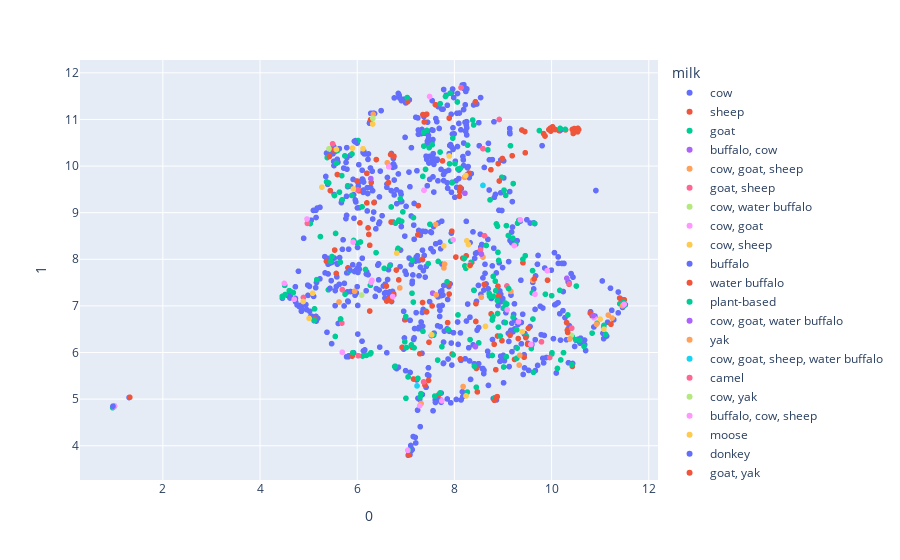

Notebook code for this chart:
### Code cell
umapReducer = umap.UMAP(n_components=2)
umap_removed_df = pd.DataFrame(umapReducer.fit_transform(temp_cheese_df[feature_list]))
umap_removed_df = pd.concat([umap_removed_df, temp_df], axis=1)
fig = px.scatter(umap_removed_df, x=0, y=1, color='milk', hover_name='cheese', hover_data=['color', 'country', 'aroma', 'rind', 'texture', 'type', 'vegetarian', 'family', 'fat_content'])
fig.show()

### Figure 1 — Plotly figure (JSON) as saved in the notebook; plotly's stock layout.template omitted (floating-point values rounded to 4 significant figures; data arrays with more than 128 entries replaced by an {"elided": "..."} marker saying what was removed)
{"data": [{"customdata": {"elided": "691x9 mixed values"}, "hovertemplate": "<b>%{hovertext}</b><br><br>milk=cow<br>0=%{x}<br>1=%{y}<br>color=%{customdata[0]}<br>country=%{customdata[1]}<br>aroma=%{customdata[2]}<br>rind=%{customdata[3]}<br>texture=%{customdata[4]}<br>type=%{customdata[5]}<br>vegetarian=%{customdata[6]}<br>family=%{customdata[7]}<br>fat_content=%{customdata[8]}<extra></extra>", "hovertext": {"elided": "691 str values"}, "legendgroup": "cow", "marker": {"color": "#636efa", "symbol": "circle"}, "mode": "markers", "name": "cow", "showlegend": true, "type": "scattergl", "x": {"elided": "691 float values"}, "xaxis": "x", "y": {"elided": "691 float values"}, "yaxis": "y"}, {"customdata": {"elided": "128x9 mixed values"}, "hovertemplate": "<b>%{hovertext}</b><br><br>milk=sheep<br>0=%{x}<br>1=%{y}<br>color=%{customdata[0]}<br>country=%{customdata[1]}<br>aroma=%{customdata[2]}<br>rind=%{customdata[3]}<br>texture=%{customdata[4]}<br>type=%{customdata[5]}<br>vegetarian=%{customdata[6]}<br>family=%{customdata[7]}<br>fat_content=%{customdata[8]}<extra></extra>", "hovertext": ["Abbaye de Belloc", "Abertam", "Acorn", "Amou", "Ardi Gasna", "Azeitao", "Bad Axe", "Balfour", "Bartlett", "Basajo", "Baserri", "Baskeriu", "Bear Hill", "Beenleigh Blue", "Bergere Bleue", "Berkswell", "Big Woods Blue", "Bismark", "Bohemian Blue", "Bossa", "Brebirousse d'Argental", "Brebis d'Azure", "Brebis du Lavort", "Brebis du Puyfaucon", "Brefu Bach", "Brin d'Amour", "Brinza - Feta style", "Briquette de Brebis", "Bryndza", "Brânză de Burduf", "Cacio De Roma®", "Cairnsmore", "Calcagno", "Canarejal", "Castillon Frais", "Casu marzu", "Cave Aged Marisa", "Caws Cenarth Black Sheep", "Cherni Vit", "Cinerino", "Classico Pecorino Senese", "Classico Riserva", "corra linn", "Cratloe Hills", "Crotonese", "Crozier", "Cwmtawe Pecorino", "La Retorta", "La Serena", "Lamb Chopper", "Lanark Blue", "Lanark White", "Laruns", "Le Brebiou", "Le Lacandou", "Leafield", "Lemon Fetish", "Little Rydings", "Lo Sburrato", "Lord of the Hundreds", "Lost Lake", "Malvarosa®", "Malvern", "Manchego", "Marisa", "Mastorazio", "Meira", "Meredith Blue", "Mihalic Peynir", "Millstone", "MitiCaña® de Oveja", "Morcella", "P'tit Basque", "Paglierino", "Paški Sir (PDO)", "Pecorino", "Pecorino a Latte Crudo", "Pecorino al Pepe", "Pecorino al Tartufo", "Pecorino alla Canapa", "Pecorino allo Zafferano", "Pecorino Barba Del Passatore", "Pecorino Boccondilatte", "Pecorino Camomilla", "Pecorino Con Caglio Vegetale", "Pecorino dei Malatesta al Sangiovese", "Pecorino Dei Malatesta Sotto Cenere", "Pecorino dei Monaci", "Pecorino di Sogliano", "Pecorino di Talamello", "Pecorino di Vigna", "Pecorino Erica", "Pecorino Fiordaliso", "Pecorino Foglie Noci", "Pecorino Gelsomino", "Pecorino Ginepro", "Pecorino Gran Riserva Del Passatore", "Pecorino in Walnut Leaves", "Pecorino Mallo di Noce", "Pecorino nel fieno", "Pecorino Nel Granaio", "Pecorino Nero", "Pecorino Ortica", "Pecorino Papavero", "Pecorino Pepato Mitica® Aged", "Pecorino Pera", "Pecorino Querciaiolo", "Pecorino Romagnolo", "Pecorino Romano", "Pecorino Toscanello", "Pepato", "Pigouille", "Prairie Tomme", "Primo Fresco", "Pérail de Brebis", "Saint Rose", "San Andreas", "Serat", "Serra da Estrela DOP", "Shaker Blue", "Sheep Gouda", "Shepherd's Crook", "Shepherd's Hope", "Shepherdista Crush", "Spenwood", "St James", "Sussex Slipcote", "Swaledale"], "legendgroup": "sheep", "marker": {"color": "#EF553B", "symbol": "circle"}, "mode": "markers", "name": "sheep", "showlegend": true, "type": "scattergl", "x": [6.289, 7.036, 8.901, 8.358, 6.6, 7.677, 7.344, 6.663, 5.13, 6.698, 6.345, 10.36, 6.805, 7.477, 1.32, 7.43, 9.435, 6.985, 6.755, 6.687, 6.199, 8.441, 8.88, 8.615, 5.81, 8.756, 8.979, 6.643, 8.473, 8.897, 7.891, 8.819, 7.288, 9.189, 7.541, 6.199, 8.243, 10.8, 10.43, 9.237, 7.159, 8.752, 6.392, 10.83, 10.31, 5.896, 8.11, 6.924, 6.743, 8.303, 6.036, 7.339, 9.507, 8.888, 9.411, 5.591, 7.06, 7.893, 6.832, 9.523, 10.33, 5.513, 6.275, 5.536, 8.03, 7.395, 8.117, 7.352, 9.917, 6.257, 6.855, 7.609, 11.5, 7.127, 10.45, 10.56, 9.973, 10.53, 10.14, 10.49, 10.47, 10.43, 9.865, 9.835, 10.45, 10.47, 10.07, 9.989, 9.389, 9.984, 10.29, 9.458, 9.945, 8.443, 10.53, 7.953, 10.46, 9.45, 6.056, 10.01, 10.54, 10.02, 8.989, 7.248, 7.467, 9.145, 8.906, 6.258, 5.367, 6.003, 6.606, 7.755, 8.433, 7.892, 6.694, 11.4, 8.103, 7.947, 8.452, 5.447, 8.822, 6.75, 6.239, 7.38, 8.173, 9.314, NaN, NaN], "xaxis": "x", "y": [9.65, 11.38, 10.05, 7.935, 7.425, 5.093, 7.072, 7.155, 6.718, 8.799, 9.215, 7.466, 7.769, 6.22, 5.039, 11.11, 5.899, 6.702, 10.21, 10.25, 9.209, 6.666, 5.054, 7.46, 7.815, 6.828, 6.253, 9.645, 5.156, 7.422, 7.468, 6.177, 5.974, 10.22, 6.999, 9.843, 8.074, 6.846, 5.703, 5.851, 5.431, 9.921, 10.14, 6.789, 6.642, 5.923, 9.456, 6.11, 7.23, 9.847, 9.469, 7.997, 6.176, 6.354, 7.925, 9.818, 3.803, 11.03, 8.205, 6.52, 6.479, 10.34, 10.99, 8.197, 8.047, 5.301, 9.543, 11.1, 7.552, 6.89, 7.558, 11.32, 7.131, 6.115, 10.71, 10.78, 10.81, 10.75, 10.77, 10.78, 10.76, 10.79, 10.64, 10.7, 10.7, 10.8, 10.78, 10.78, 10.77, 10.75, 10.78, 10.28, 10.78, 7.048, 10.73, 5.967, 10.74, 10.74, 8.781, 10.82, 10.81, 10.84, 10.16, 8.525, 5.401, 6.37, 7.205, 8.301, 7.956, 9.674, 7.104, 10.11, 11.38, 7.254, 7.112, 7.168, 9.353, 8.603, 5.659, 9.473, 4.976, 7.259, 8.533, 10.95, 8.025, 6.299, NaN, NaN], "yaxis": "y"}, {"customdata": {"elided": "195x9 mixed values"}, "hovertemplate": "<b>%{hovertext}</b><br><br>milk=goat<br>0=%{x}<br>1=%{y}<br>color=%{customdata[0]}<br>country=%{customdata[1]}<br>aroma=%{customdata[2]}<br>rind=%{customdata[3]}<br>texture=%{customdata[4]}<br>type=%{customdata[5]}<br>vegetarian=%{customdata[6]}<br>family=%{customdata[7]}<br>fat_content=%{customdata[8]}<extra></extra>", "hovertext": {"elided": "195 str values"}, "legendgroup": "goat", "marker": {"color": "#00cc96", "symbol": "circle"}, "mode": "markers", "name": "goat", "showlegend": true, "type": "scattergl", "x": {"elided": "195 float values"}, "xaxis": "x", "y": {"elided": "195 float values"}, "yaxis": "y"}, {"customdata": [["pale yellow", "Italy", "aromatic, fresh", "natural", "firm", "semi-hard", false, null, null], ["ivory", "Italy", "fresh, fruity", null, "compact, smooth", "semi-soft, artisan", null, null, null], ["white", "Australia", null, "rindless", null, null, true, "Mozzarella", "25.8 g/100g"], ["yellow", "Georgia", "smokey", null, "dense, elastic", "semi-firm", null, null, null], [null, "Georgia", null, null, "dense, elastic", "semi-firm", null, null, null]], "hovertemplate": "<b>%{hovertext}</b><br><br>milk=buffalo, cow<br>0=%{x}<br>1=%{y}<br>color=%{customdata[0]}<br>country=%{customdata[1]}<br>aroma=%{customdata[2]}<br>rind=%{customdata[3]}<br>texture=%{customdata[4]}<br>type=%{customdata[5]}<br>vegetarian=%{customdata[6]}<br>family=%{customdata[7]}<br>fat_content=%{customdata[8]}<extra></extra>", "hovertext": ["Accasciato", "Cubetto", "Paesanella Buffalo Mozzarella", "Smoked Sulguni", "Sulguni"], "legendgroup": "buffalo, cow", "marker": {"color": "#ab63fa", "symbol": "circle"}, "mode": "markers", "name": "buffalo, cow", "showlegend": true, "type": "scattergl", "x": [6.279, 7.553, 10.31, 8.433, 8.216], "xaxis": "x", "y": [9.731, 7.274, 7.592, 6.126, 9.416], "yaxis": "y"}, {"customdata": {"elided": "21x9 mixed values"}, "hovertemplate": "<b>%{hovertext}</b><br><br>milk=cow, goat, sheep<br>0=%{x}<br>1=%{y}<br>color=%{customdata[0]}<br>country=%{customdata[1]}<br>aroma=%{customdata[2]}<br>rind=%{customdata[3]}<br>texture=%{customdata[4]}<br>type=%{customdata[5]}<br>vegetarian=%{customdata[6]}<br>family=%{customdata[7]}<br>fat_content=%{customdata[8]}<extra></extra>", "hovertext": ["Ackawi", "Aged Gouda", "Armenian String Cheese", "Baladi", "Barrel Aged Feta", "Benedictine", "Beyaz Peynir", "Bica de Queijo", "Blue Cheese", "Brousse du Rove", "Canadian Cheddar", "Carboncino", "Castelmagno", "Castigliano", "Counting Sheep…and Goats...", "La Tur", "Liburnski Sir", "Menage", "Penamellera", "Sirene", "Smoked Gouda"], "legendgroup": "cow, goat, sheep", "marker": {"color": "#FFA15A", "symbol": "circle"}, "mode": "markers", "name": "cow, goat, sheep", "showlegend": true, "type": "scattergl", "x": [9.162, 8.208, 5.947, 6.62, 7.784, 7.314, 11.25, 6.877, 5.626, 7.797, 7.624, 7.615, 10.92, 8.554, 8.179, 9.346, 9.333, 11.46, 6.328, 9.611, 8.588], "xaxis": "x", "y": [7.311, 9.758, 7.314, 10.07, 7.815, 4.906, 6.739, 7.386, 7.083, 7.897, 7.237, 8.747, 6.607, 7.185, 5.27, 5.941, 5.731, 7.005, 11.11, 7.548, 8.047], "yaxis": "y"}, {"customdata": {"elided": "19x9 mixed values"}, "hovertemplate": "<b>%{hovertext}</b><br><br>milk=goat, sheep<br>0=%{x}<br>1=%{y}<br>color=%{customdata[0]}<br>country=%{customdata[1]}<br>aroma=%{customdata[2]}<br>rind=%{customdata[3]}<br>texture=%{customdata[4]}<br>type=%{customdata[5]}<br>vegetarian=%{customdata[6]}<br>family=%{customdata[7]}<br>fat_content=%{customdata[8]}<extra></extra>", "hovertext": ["Alverca", "Amarelo de Beira Baixa", "Anari", "Anthotyro", "Anthotyro Fresco", "Batzos", "Bianca", "Calenzana (Calinzanincu)", "Canestrato", "Castelo Branco", "Le Fium Orbo", "Lebbene", "Mascares", "Miette", "Mobay", "Myzithra", "Pate de Fromage", "Phoebe", "Sonnet"], "legendgroup": "goat, sheep", "marker": {"color": "#FF6692", "symbol": "circle"}, "mode": "markers", "name": "goat, sheep", "showlegend": true, "type": "scattergl", "x": [0.9817, 0.9872, 8.62, 9.792, 9.961, 6.021, 6.01, 4.893, 8.536, 5.683, 9.081, 7.367, 4.975, 5.494, 5.692, 10.36, 8.924, 8.137, 8.586], "xaxis": "x", "y": [4.831, 4.838, 8.505, 6.229, 5.893, 5.931, 9.487, 7.181, 8.202, 6.631, 7.427, 5.37, 8.77, 10.48, 7.35, 7.474, 11.0, 11.68, 10.37], "yaxis": "y"}, {"customdata": [["yellow", "India", null, "artificial", "crumbly, dense", "hard, processed", true, "Cheddar", "26%"], ["white", "Australia", "fresh, milky", "rindless", "springy, stringy, supple", "semi-soft, brined", true, "Pasta filata", "45%"], ["white", "Bangladesh, India", "fresh, milky", "rindless", "crumbly, firm", "fresh firm", true, "Cottage", "20.8 g/100g"]], "hovertemplate": "<b>%{hovertext}</b><br><br>milk=cow, water buffalo<br>0=%{x}<br>1=%{y}<br>color=%{customdata[0]}<br>country=%{customdata[1]}<br>aroma=%{customdata[2]}<br>rind=%{customdata[3]}<br>texture=%{customdata[4]}<br>type=%{customdata[5]}<br>vegetarian=%{customdata[6]}<br>family=%{customdata[7]}<br>fat_content=%{customdata[8]}<extra></extra>", "hovertext": ["Amul Processed Cheese", "Mozzarella (Australian)", "Paneer"], "legendgroup": "cow, water buffalo", "marker": {"color": "#B6E880", "symbol": "circle"}, "mode": "markers", "name": "cow, water buffalo", "showlegend": true, "type": "scattergl", "x": [10.41, 5.419, 6.322], "xaxis": "x", "y": [6.372, 10.37, 11.02], "yaxis": "y"}, {"customdata": {"elided": "25x9 mixed values"}, "hovertemplate": "<b>%{hovertext}</b><br><br>milk=cow, goat<br>0=%{x}<br>1=%{y}<br>color=%{customdata[0]}<br>country=%{customdata[1]}<br>aroma=%{customdata[2]}<br>rind=%{customdata[3]}<br>texture=%{customdata[4]}<br>type=%{customdata[5]}<br>vegetarian=%{customdata[6]}<br>family=%{customdata[7]}<br>fat_content=%{customdata[8]}<extra></extra>", "hovertext": ["Anejo Enchilado", "Aromes au Gene de Marc", "Autun", "Briquette du Forez", "Broncha", "Brunost", "Buttercup", "Chèvre des neiges", "Cremet", "Cremont", "LaClare Farms Chandoka", "LaClare Ziege Zacke Blue", "Le Double Joie", "Macconais", "Melange", "Melange Brie", "Metronome", "Minuet", "Mt. Mazama Cheddar", "Murazzano DOP", "Poivre d'Ane", "Purple's a Must", "Seascape", "Sharpham Savour", "Snow Camp"], "legendgroup": "cow, goat", "marker": {"color": "#FF97FF", "symbol": "circle"}, "mode": "markers", "name": "cow, goat", "showlegend": true, "type": "scattergl", "x": [9.574, 5.692, 7.974, 7.042, 6.304, 9.658, 4.703, 7.286, 6.286, 10.87, 9.357, 7.375, 1.001, 7.489, 6.649, 11.49, 4.5, 9.232, 4.967, 9.319, 6.729, 7.741, 8.315, 9.909, 5.915], "xaxis": "x", "y": [6.174, 6.005, 8.417, 3.902, 7.548, 7.251, 7.142, 4.859, 7.506, 6.744, 8.845, 9.48, 4.85, 11.49, 9.984, 7.034, 7.482, 8.295, 8.864, 6.658, 7.201, 4.962, 7.879, 7.755, 8.37], "yaxis": "y"}, {"customdata": {"elided": "21x9 mixed values"}, "hovertemplate": "<b>%{hovertext}</b><br><br>milk=cow, sheep<br>0=%{x}<br>1=%{y}<br>color=%{customdata[0]}<br>country=%{customdata[1]}<br>aroma=%{customdata[2]}<br>rind=%{customdata[3]}<br>texture=%{customdata[4]}<br>type=%{customdata[5]}<br>vegetarian=%{customdata[6]}<br>family=%{customdata[7]}<br>fat_content=%{customdata[8]}<extra></extra>", "hovertext": ["Aubisque Pyrenees", "Blenda", "Blu Della Casera", "Bootlegger", "Burgos", "Cacio di Bosco al Tartufo", "Caciotta Al Tartufo", "Casciotta di Urbino", "Chilli Caciotta", "Crema de Blue", "Cuajada", "Manur", "Matocq", "Mi-Ewe", "Mona", "Morangie Brie", "Muddlewell", "Podhalanski", "Sartori Limited Edition Pastorale Blend", "Shanklish", "Shepsog"], "legendgroup": "cow, sheep", "marker": {"color": "#FECB52", "symbol": "circle"}, "mode": "markers", "name": "cow, sheep", "showlegend": true, "type": "scattergl", "x": [8.234, 4.887, 5.083, 9.396, 5.903, 8.255, 6.12, 7.782, 7.894, 8.24, 7.532, 6.814, 8.29, 8.309, 6.318, 8.639, 11.0, 5.571, 5.01, 5.272, 5.919], "xaxis": "x", "y": [9.797, 7.095, 7.273, 6.447, 10.38, 8.397, 10.37, 8.287, 10.22, 5.069, 6.379, 8.132, 8.316, 7.855, 10.9, 6.562, 6.716, 10.36, 6.732, 9.547, 9.508], "yaxis": "y"}, {"customdata": [["pale yellow", "Italy", "buttery, fresh", "washed", "firm", "hard, soft-ripened", false, "Brie", null], ["white", "Italy", "buttery", null, "creamy, soft", "soft", null, null, null], ["blue", "United States", "earthy, smokey", "natural", null, "firm, blue-veined", null, "Blue", null], ["white", "Australia", "milky, sweet", null, "creamy, soft", "fresh soft, whey", null, null, null]], "hovertemplate": "<b>%{hovertext}</b><br><br>milk=buffalo<br>0=%{x}<br>1=%{y}<br>color=%{customdata[0]}<br>country=%{customdata[1]}<br>aroma=%{customdata[2]}<br>rind=%{customdata[3]}<br>texture=%{customdata[4]}<br>type=%{customdata[5]}<br>vegetarian=%{customdata[6]}<br>family=%{customdata[7]}<br>fat_content=%{customdata[8]}<extra></extra>", "hovertext": ["Barilotto", "Bufalino", "Buff Blue", "Paesanella Buffalo Ricotta"], "legendgroup": "buffalo", "marker": {"color": "#636efa", "symbol": "circle"}, "mode": "markers", "name": "buffalo", "showlegend": true, "type": "scattergl", "x": [5.439, 0.9738, 5.849, 5.964], "xaxis": "x", "y": [7.376, 4.85, 7.772, 10.52], "yaxis": "y"}, {"customdata": [["cream", "Italy", "fresh, milky", "natural", "creamy, crumbly", "semi-firm, artisan, blue-veined", false, "Blue", null], ["white", "Italy", "fresh, mild, milky, pleasant", "rindless", "chalky, crumbly", "fresh soft, artisan", false, "Cottage", null], ["white", "Italy, United States", "fresh, milky", "leaf wrapped", "creamy, stringy", "fresh soft, artisan", false, "Mozzarella", null], ["ivory", "Italy", "aromatic, buttery, pleasant", null, "compact", "semi-hard", false, null, null], [null, "Italy", "earthy", null, "smooth", "semi-hard, artisan", null, "Pasta filata", null], ["ivory", "Italy", "strong", "natural", "elastic, firm", "semi-hard, artisan", false, null, null], ["straw", "Italy", "aromatic, fresh", "natural", "oily, smooth", "soft", false, null, null], ["white", "Italy", "aromatic, milky, pleasant, rich", "bloomy", "creamy, soft-ripened", "semi-soft, artisan, soft-ripened", false, null, null], ["white", "Italy", "fresh, pleasant, rich, sweet", "rindless", "buttery, creamy, spreadable", "fresh soft, artisan", true, null, null], ["white", "Italy", "pleasant, subtle", "natural", "chalky, crumbly", "semi-soft, artisan", false, null, null], ["white", "Italy", "fresh", null, "creamy, smooth, springy", "soft, brined", false, "Pasta filata", "21%"], ["pale yellow", "Argentina", "fresh", null, "creamy, smooth, springy", "semi-hard, artisan", false, "Pasta filata", "45%"], ["ivory", "Italy", "fruity", "natural", "creamy, dense", "semi-soft, artisan", null, null, null], ["white", "Italy", "pleasant, subtle", "rindless", "creamy, soft, spreadable", "fresh soft, artisan", false, null, null]], "hovertemplate": "<b>%{hovertext}</b><br><br>milk=water buffalo<br>0=%{x}<br>1=%{y}<br>color=%{customdata[0]}<br>country=%{customdata[1]}<br>aroma=%{customdata[2]}<br>rind=%{customdata[3]}<br>texture=%{customdata[4]}<br>type=%{customdata[5]}<br>vegetarian=%{customdata[6]}<br>family=%{customdata[7]}<br>fat_content=%{customdata[8]}<extra></extra>", "hovertext": ["Blu di Bufala", "Bufarolo", "Burrata", "Caciobufala", "Caciocavallo di Bufala", "Campi", "Caprese di Bufala", "Casatica", "Crescenza di Bufala", "Moringhello", "Mozzarella di Bufala DOP", "Provoleta", "Sbronzo", "Squaquerone di Bufala"], "legendgroup": "water buffalo", "marker": {"color": "#EF553B", "symbol": "circle"}, "mode": "markers", "name": "water buffalo", "showlegend": true, "type": "scattergl", "x": [8.856, 10.33, 7.427, 7.257, 8.323, 7.861, 9.469, 8.853, 6.223, 8.124, 8.924, 9.643, 5.429, 5.568], "xaxis": "x", "y": [5.016, 6.432, 6.871, 9.152, 7.872, 6.641, 6.32, 5.631, 8.673, 5.864, 9.679, 7.579, 10.21, 7.696], "yaxis": "y"}, {"customdata": [["blue", "United Kingdom", "milky, ripe", "mold ripened", "creamy, soft-ripened", "soft", true, null, null], ["white", "United Kingdom", "earthy, mild", "bloomy", "creamy, soft-ripened", "soft", true, null, null], ["cream", "United Kingdom", "buttery, mild, mushroom", "mold ripened", "buttery, creamy, gooey, soft", "soft", true, null, null], ["blue", "United Kingdom", "earthy, fermented, pungent, strong", "mold ripened", "creamy, semi firm, soft-ripened", "semi-firm", true, null, null], ["white", "United Kingdom", "earthy", "mold ripened", "soft, soft-ripened", "soft", true, null, null], ["pale yellow", "United Kingdom", "mild, nutty, smokey, yeasty", "rindless", "creamy, semi firm, soft, spreadable", "semi-firm", true, null, null]], "hovertemplate": "<b>%{hovertext}</b><br><br>milk=plant-based<br>0=%{x}<br>1=%{y}<br>color=%{customdata[0]}<br>country=%{customdata[1]}<br>aroma=%{customdata[2]}<br>rind=%{customdata[3]}<br>texture=%{customdata[4]}<br>type=%{customdata[5]}<br>vegetarian=%{customdata[6]}<br>family=%{customdata[7]}<br>fat_content=%{customdata[8]}<extra></extra>", "hovertext": ["Blue", "Bree", "Brick Lane Bree", "Brixton Blue", "Shamembert", "Shoreditch Smoked"], "legendgroup": "plant-based", "marker": {"color": "#00cc96", "symbol": "circle"}, "mode": "markers", "name": "plant-based", "showlegend": true, "type": "scattergl", "x": [5.658, 6.267, 7.704, 8.943, 5.634, 9.115], "xaxis": "x", "y": [6.72, 5.969, 5.132, 6.354, 9.441, 7.371], "yaxis": "y"}, {"customdata": [["white", "Italy", null, "rindless", "creamy", "semi-soft, brined", null, "Mozzarella", null], ["pale yellow", "United States", "rich", "bloomy", "buttery, creamy", "soft, artisan, soft-ripened", true, "Camembert", null]], "hovertemplate": "<b>%{hovertext}</b><br><br>milk=cow, goat, water buffalo<br>0=%{x}<br>1=%{y}<br>color=%{customdata[0]}<br>country=%{customdata[1]}<br>aroma=%{customdata[2]}<br>rind=%{customdata[3]}<br>texture=%{customdata[4]}<br>type=%{customdata[5]}<br>vegetarian=%{customdata[6]}<br>family=%{customdata[7]}<br>fat_content=%{customdata[8]}<extra></extra>", "hovertext": ["Bocconcini", "Bufala Soldier"], "legendgroup": "cow, goat, water buffalo", "marker": {"color": "#ab63fa", "symbol": "circle"}, "mode": "markers", "name": "cow, goat, water buffalo", "showlegend": true, "type": "scattergl", "x": [10.86, 8.555], "xaxis": "x", "y": [6.793, 8.112], "yaxis": "y"}, {"customdata": [["pale yellow", "Mongolia", "aromatic", "natural", "firm", "fresh soft, artisan", null, null, null], [null, "China, Tibet", "aromatic", "natural", "dense, dry, firm", "hard, artisan", null, null, null]], "hovertemplate": "<b>%{hovertext}</b><br><br>milk=yak<br>0=%{x}<br>1=%{y}<br>color=%{customdata[0]}<br>country=%{customdata[1]}<br>aroma=%{customdata[2]}<br>rind=%{customdata[3]}<br>texture=%{customdata[4]}<br>type=%{customdata[5]}<br>vegetarian=%{customdata[6]}<br>family=%{customdata[7]}<br>fat_content=%{customdata[8]}<extra></extra>", "hovertext": ["Byaslag", "Chura Kampo"], "legendgroup": "yak", "marker": {"color": "#FFA15A", "symbol": "circle"}, "mode": "markers", "name": "yak", "showlegend": true, "type": "scattergl", "x": [10.38, 11.17], "xaxis": "x", "y": [6.29, 6.803], "yaxis": "y"}, {"customdata": [[null, "Italy", null, null, "compact, firm", "semi-soft, artisan", null, null, null], ["white", "Italy", "fresh, milky", "rindless", "elastic, stringy", "semi-soft, brined", null, null, null]], "hovertemplate": "<b>%{hovertext}</b><br><br>milk=cow, goat, sheep, water buffalo<br>0=%{x}<br>1=%{y}<br>color=%{customdata[0]}<br>country=%{customdata[1]}<br>aroma=%{customdata[2]}<br>rind=%{customdata[3]}<br>texture=%{customdata[4]}<br>type=%{customdata[5]}<br>vegetarian=%{customdata[6]}<br>family=%{customdata[7]}<br>fat_content=%{customdata[8]}<extra></extra>", "hovertext": ["Caciotta", "Mozzarella"], "legendgroup": "cow, goat, sheep, water buffalo", "marker": {"color": "#19d3f3", "symbol": "circle"}, "mode": "markers", "name": "cow, goat, sheep, water buffalo", "showlegend": true, "type": "scattergl", "x": [8.588, 7.231], "xaxis": "x", "y": [9.585, 5.284], "yaxis": "y"}, {"customdata": [["white", "Mauritania", null, "bloomy", "creamy", "soft, artisan", true, null, "22%"]], "hovertemplate": "<b>%{hovertext}</b><br><br>milk=camel<br>0=%{x}<br>1=%{y}<br>color=%{customdata[0]}<br>country=%{customdata[1]}<br>aroma=%{customdata[2]}<br>rind=%{customdata[3]}<br>texture=%{customdata[4]}<br>type=%{customdata[5]}<br>vegetarian=%{customdata[6]}<br>family=%{customdata[7]}<br>fat_content=%{customdata[8]}<extra></extra>", "hovertext": ["Caravane"], "legendgroup": "camel", "marker": {"color": "#FF6692", "symbol": "circle"}, "mode": "markers", "name": "camel", "showlegend": true, "type": "scattergl", "x": [10.41], "xaxis": "x", "y": [6.523], "yaxis": "y"}, {"customdata": [["pale yellow", "China, Nepal, Tibet", null, "natural", "dense", "soft, hard, artisan", null, "Cottage", null]], "hovertemplate": "<b>%{hovertext}</b><br><br>milk=cow, yak<br>0=%{x}<br>1=%{y}<br>color=%{customdata[0]}<br>country=%{customdata[1]}<br>aroma=%{customdata[2]}<br>rind=%{customdata[3]}<br>texture=%{customdata[4]}<br>type=%{customdata[5]}<br>vegetarian=%{customdata[6]}<br>family=%{customdata[7]}<br>fat_content=%{customdata[8]}<extra></extra>", "hovertext": ["Chhurpi"], "legendgroup": "cow, yak", "marker": {"color": "#B6E880", "symbol": "circle"}, "mode": "markers", "name": "cow, yak", "showlegend": true, "type": "scattergl", "x": [6.092], "xaxis": "x", "y": [7.233], "yaxis": "y"}, {"customdata": [["cream", "Italy", "nutty, sweet", "natural", "creamy", "semi-soft, artisan", null, null, null]], "hovertemplate": "<b>%{hovertext}</b><br><br>milk=buffalo, cow, sheep<br>0=%{x}<br>1=%{y}<br>color=%{customdata[0]}<br>country=%{customdata[1]}<br>aroma=%{customdata[2]}<br>rind=%{customdata[3]}<br>texture=%{customdata[4]}<br>type=%{customdata[5]}<br>vegetarian=%{customdata[6]}<br>family=%{customdata[7]}<br>fat_content=%{customdata[8]}<extra></extra>", "hovertext": ["Cilentano ai fichi"], "legendgroup": "buffalo, cow, sheep", "marker": {"color": "#FF97FF", "symbol": "circle"}, "mode": "markers", "name": "buffalo, cow, sheep", "showlegend": true, "type": "scattergl", "x": [9.087], "xaxis": "x", "y": [6.917], "yaxis": "y"}, {"customdata": [[null, "Sweden", null, null, "creamy, smooth", "fresh soft", null, null, "12%"]], "hovertemplate": "<b>%{hovertext}</b><br><br>milk=moose<br>0=%{x}<br>1=%{y}<br>color=%{customdata[0]}<br>country=%{customdata[1]}<br>aroma=%{customdata[2]}<br>rind=%{customdata[3]}<br>texture=%{customdata[4]}<br>type=%{customdata[5]}<br>vegetarian=%{customdata[6]}<br>family=%{customdata[7]}<br>fat_content=%{customdata[8]}<extra></extra>", "hovertext": ["Moose"], "legendgroup": "moose", "marker": {"color": "#FECB52", "symbol": "circle"}, "mode": "markers", "name": "moose", "showlegend": true, "type": "scattergl", "x": [11.08], "xaxis": "x", "y": [6.5], "yaxis": "y"}, {"customdata": [["white", "Serbia", null, null, "crumbly", "artisan", null, null, null]], "hovertemplate": "<b>%{hovertext}</b><br><br>milk=donkey<br>0=%{x}<br>1=%{y}<br>color=%{customdata[0]}<br>country=%{customdata[1]}<br>aroma=%{customdata[2]}<br>rind=%{customdata[3]}<br>texture=%{customdata[4]}<br>type=%{customdata[5]}<br>vegetarian=%{customdata[6]}<br>family=%{customdata[7]}<br>fat_content=%{customdata[8]}<extra></extra>", "hovertext": ["Pule"], "legendgroup": "donkey", "marker": {"color": "#636efa", "symbol": "circle"}, "mode": "markers", "name": "donkey", "showlegend": true, "type": "scattergl", "x": [9.443], "xaxis": "x", "y": [5.67], "yaxis": "y"}, {"customdata": [["white", "China, Nepal, Tibet", "pungent, strong", "natural", "creamy", "soft, artisan", null, null, null]], "hovertemplate": "<b>%{hovertext}</b><br><br>milk=goat, yak<br>0=%{x}<br>1=%{y}<br>color=%{customdata[0]}<br>country=%{customdata[1]}<br>aroma=%{customdata[2]}<br>rind=%{customdata[3]}<br>texture=%{customdata[4]}<br>type=%{customdata[5]}<br>vegetarian=%{customdata[6]}<br>family=%{customdata[7]}<br>fat_content=%{customdata[8]}<extra></extra>", "hovertext": ["Sosha"], "legendgroup": "goat, yak", "marker": {"color": "#EF553B", "symbol": "circle"}, "mode": "markers", "name": "goat, yak", "showlegend": true, "type": "scattergl", "x": [11.22], "xaxis": "x", "y": [6.607], "yaxis": "y"}], "layout": {"legend": {"title": {"text": "milk"}, "tracegroupgap": 0}, "margin": {"t": 60}, "xaxis": {"anchor": "y", "domain": [0, 1], "title": {"text": "0"}}, "yaxis": {"anchor": "x", "domain": [0, 1], "title": {"text": "1"}}}}
